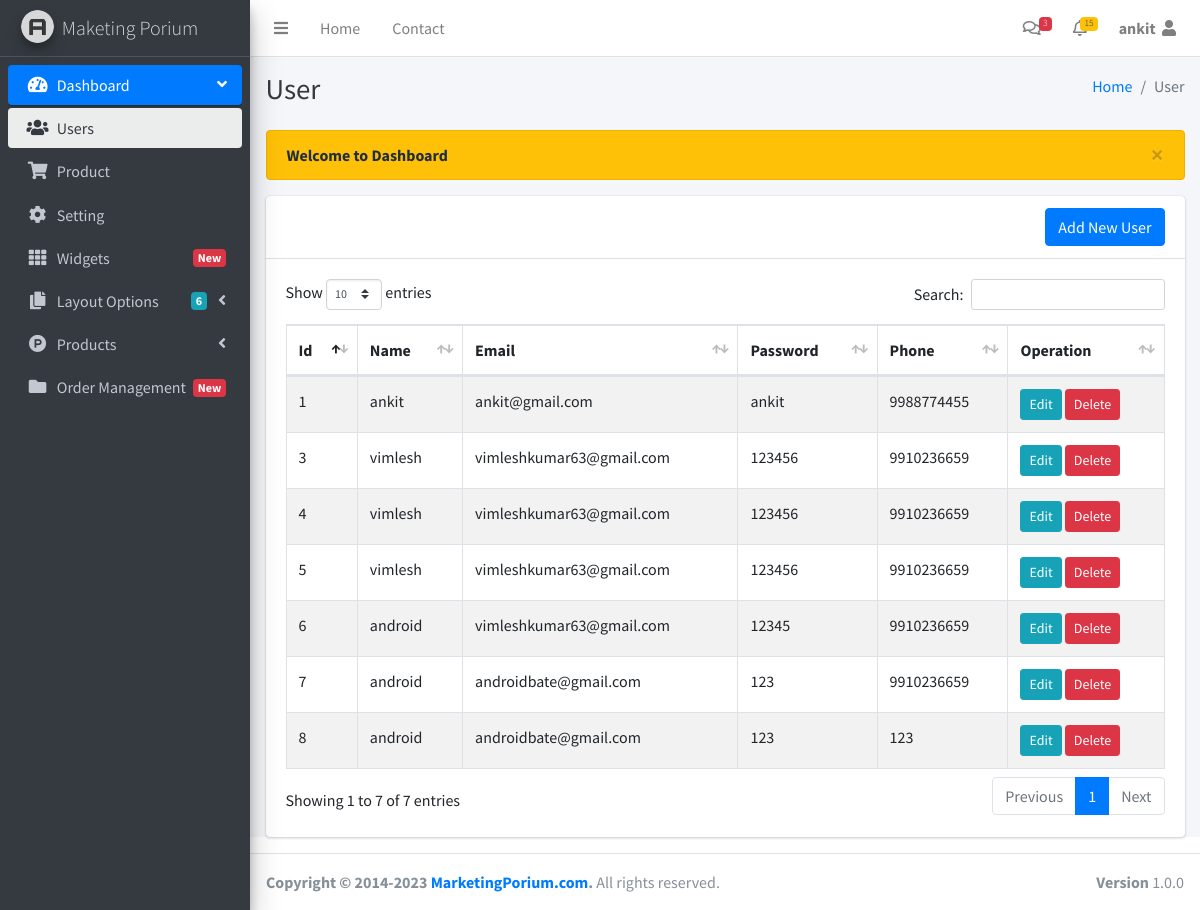
Page /admin/user.php (signed in) on the committed database.
### tables this page shows
CREATE TABLE `users` (
  `user_id` int(11) NOT NULL,
  `name` varchar(255) NOT NULL,
  `password` varchar(255) NOT NULL,
  `email` varchar(255) NOT NULL,
  `phone` varchar(12) NOT NULL
);

### admin/helper/functions.php (the view, shortened to what this page needs)
<?php
function query($sql)
{
    global $connection;
    return mysqli_query($connection, $sql);
}
function displayMessage()
{
    if (isset($_SESSION['message'])) {
        $dmsg =  <<<DELIMETER
    <div class="alert alert-warning alert-dismissible fade show" role="alert">
        <strong>{$_SESSION['message']}</strong>
        <button type="button"  class="close" data-dismiss="alert" aria-label="Close">
            <span aria-hidden="true">&times;</span>
        </button>
    </div>
DELIMETER;
        echo $dmsg;
    }
}
?>
<?php
function userFetch(){
    $userFetchdata = query("select * from users");
    while ($user = mysqli_fetch_array($userFetchdata)) {
        $userData = <<<DELIMETER
        <tr>
        <td>{$user['user_id']}</td>
        <td>{$user['name']}</td>
        <td>{$user['email']}</td>
        <td>{$user['password']}</td>
        <td>{$user['phone']}</td>
        <td>
            <a href="edit-user.php?user_id={$user['user_id']}" class="btn btn-info btn-sm"  >Edit</a>
            <a type="button" href="response.php?userd_id={$user['user_id']}" class="btn btn-danger btn-sm deleteBtn" >Delete</a>
        </td>
      </tr>
      DELIMETER;
        echo $userData;
    }
}
?>

### rows in the picture
users: user_id "1", name "ankit", email "ankit@gmail.com", password "ankit", phone "9988774455"
users: user_id "3", name "vimlesh", email "vimleshkumar63@gmail.com", password "123456", phone "9910236659"
users: user_id "4", name "vimlesh", email "vimleshkumar63@gmail.com", password "123456", phone "9910236659"
users: user_id "5", name "vimlesh", email "vimleshkumar63@gmail.com", password "123456", phone "9910236659"
users: user_id "6", name "android", email "vimleshkumar63@gmail.com", password "12345", phone "9910236659"
users: user_id "7", name "android", email "androidbate@gmail.com", password "123", phone "9910236659"
users: user_id "8", name "android", email "androidbate@gmail.com", password "123", phone "123"

### other values in the picture
$_SESSION["admin_user"] "ankit"
$_SESSION['message'] "Welcome to Dashboard"
